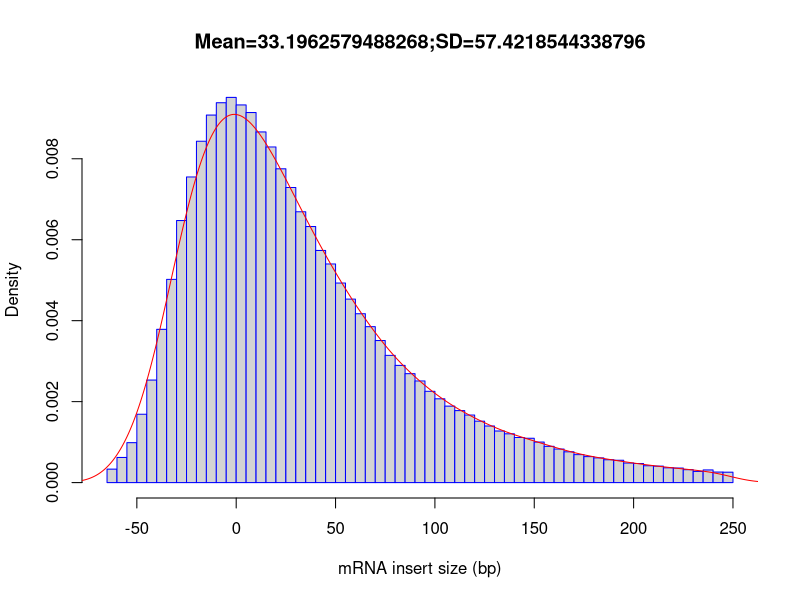

Reproduce this figure in R.
out_file = 'results/08_rseqc/SRR1039512'
pdf('results/08_rseqc/SRR1039512.inner_distance_plot.pdf')
fragsize=rep(c(-247.5,-242.5,-237.5,-232.5,-227.5,-222.5,-217.5,-212.5,-207.5,-202.5,-197.5,-192.5,-187.5,-182.5,-177.5,-172.5,-167.5,-162.5,-157.5,-152.5,-147.5,-142.5,-137.5,-132.5,-127.5,-122.5,-117.5,-112.5,-107.5,-102.5,-97.5,-92.5,-87.5,-82.5,-77.5,-72.5,-67.5,-62.5,-57.5,-52.5,-47.5,-42.5,-37.5,-32.5,-27.5,-22.5,-17.5,-12.5,-7.5,-2.5,2.5,7.5,12.5,17.5,22.5,27.5,32.5,37.5,42.5,47.5,52.5,57.5,62.5,67.5,72.5,77.5,82.5,87.5,92.5,97.5,102.5,107.5,112.5,117.5,122.5,127.5,132.5,137.5,142.5,147.5,152.5,157.5,162.5,167.5,172.5,177.5,182.5,187.5,192.5,197.5,202.5,207.5,212.5,217.5,222.5,227.5,232.5,237.5,242.5,247.5),times=c(0,0,0,0,0,0,0,0,0,0,0,0,0,0,0,0,0,0,0,0,0,0,0,0,0,0,0,0,0,0,0,0,0,0,0,0,0,1583,2958,4697,8042,12061,18032,23909,30834,35959,40161,43242,44691,45318,44433,43540,41254,39488,36921,34719,31862,30127,27311,25722,23479,21589,19868,18343,16716,14969,13788,12814,11956,10740,9860,8997,8470,7949,7228,6657,6069,5742,5304,5213,4767,4265,3950,3621,3291,3058,2906,2689,2628,2300,2245,1986,1935,1741,1714,1520,1316,1490,1237,1225))
frag_sd = sd(fragsize)
frag_mean = mean(fragsize)
frag_median = median(fragsize)
write(x=c("Name","Mean","Median","sd"), sep="	", file=stdout(),ncolumns=4)
write(c(out_file,frag_mean,frag_median,frag_sd),sep="	", file=stdout(),ncolumns=4)
hist(fragsize,probability=T,breaks=100,xlab="mRNA insert size (bp)",main=paste(c("Mean=",frag_mean,";","SD=",frag_sd),collapse=""),border="blue")
lines(density(fragsize,bw=10),col='red')
dev.off()
